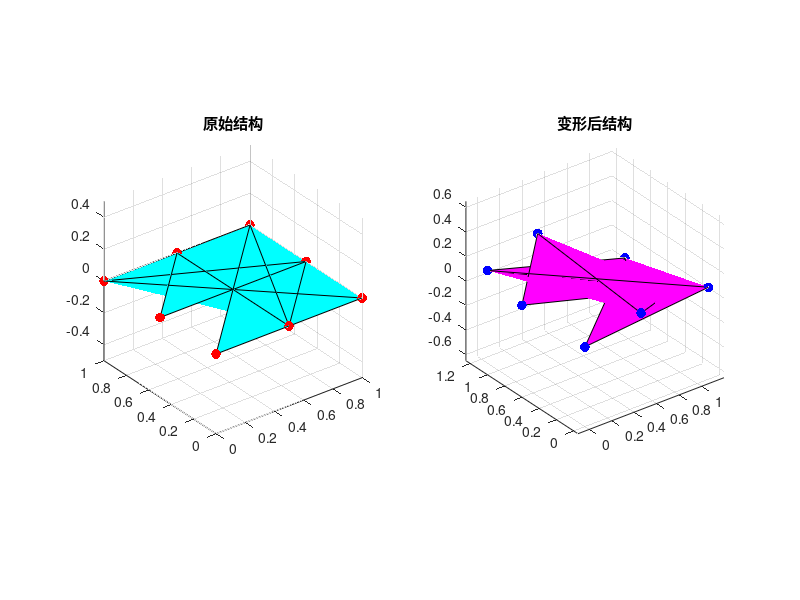

The MATLAB script that drew this image:
% 清空环境
clc; clear; close all;

% 定义 3D 网格的 8 个节点（四边形八节点单元）
X = [0 1 1 0  0.5 1 0.5 0]; % X 坐标
Y = [0 0 1 1  0 0.5 1 0.5]; % Y 坐标
Z = [0 0 0 0  0 0 0 0];     % Z 坐标（初始为平面）

% 变形后的坐标（假设一些小的变形）
Xd = X + [0 0.1 0.2 -0.1  0  0.1 0  -0.1];
Yd = Y + [0 0 0.1 0  0 -0.1 0.2 0.1];
Zd = Z + [0 0.1 -0.2 0.2  0.1 -0.1 0.2 0.1];

% 原始四边形网格
Xq = reshape(X, [2, 4]);
Yq = reshape(Y, [2, 4]);
Zq = reshape(Z, [2, 4]);

% 变形后的网格
Xqd = reshape(Xd, [2, 4]);
Yqd = reshape(Yd, [2, 4]);
Zqd = reshape(Zd, [2, 4]);

% 画图
figure;
subplot(1,2,1);
surf(Xq, Yq, Zq, 'FaceColor', 'cyan', 'EdgeColor', 'k'); % 原始结构
hold on; scatter3(X, Y, Z, 50, 'r', 'filled'); % 标记节点
title('原始结构');
axis equal; grid on;

subplot(1,2,2);
surf(Xqd, Yqd, Zqd, 'FaceColor', 'magenta', 'EdgeColor', 'k'); % 变形结构
hold on; scatter3(Xd, Yd, Zd, 50, 'b', 'filled'); % 标记节点
title('变形后结构');
axis equal; grid on;
